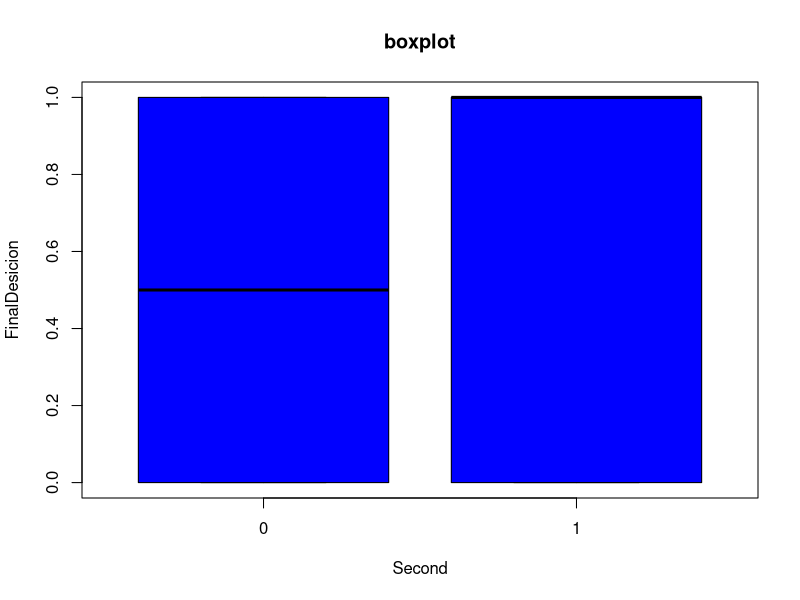
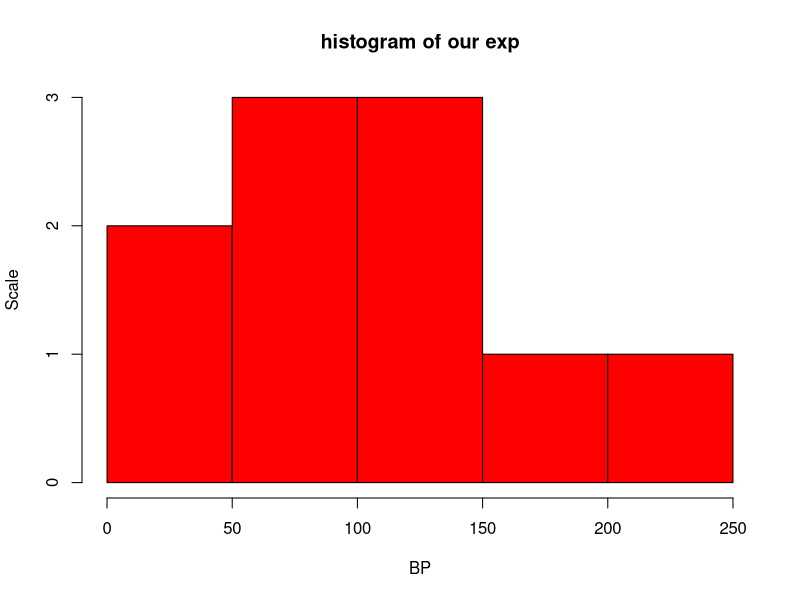

Recreate these plots in R, in order.
Frequency = c(0.6,0.3,0.4,0.4,0.2,0.6,0.3,0.4,0.9,0.2)
BP = c(103,87,32,42,59,109,78,205,135,176)

First = c(1,1,1,1,0,0,0,0,NA,1)
Second = c(0,0,1,1,0,0,1,1,1,1)
FinalDecision = c(0,1,0,1,0,1,0,1,1,1)
vasavi=cbind(frequency,BP,First,Second,FinalDecision)

vasavi

vasavi.df=data.frame(Frequency, BP,First,Second,FinalDecision)

df <- data.frame(Second = c(0,0,1,1,0,0,1,1,1,1),
                 FinalDecision = c(0,1,0,1,0,1,0,1,1,1) )
head(df,10)

boxplot(df$Second ~ df$FinalDecision,
        col='blue',
        main='boxplot',
        xlab='Second',
        ylab='FinalDesicion')
hist(BP,main='histogram of our exp',xlab='BP',ylab='Scale',col='red')
      


